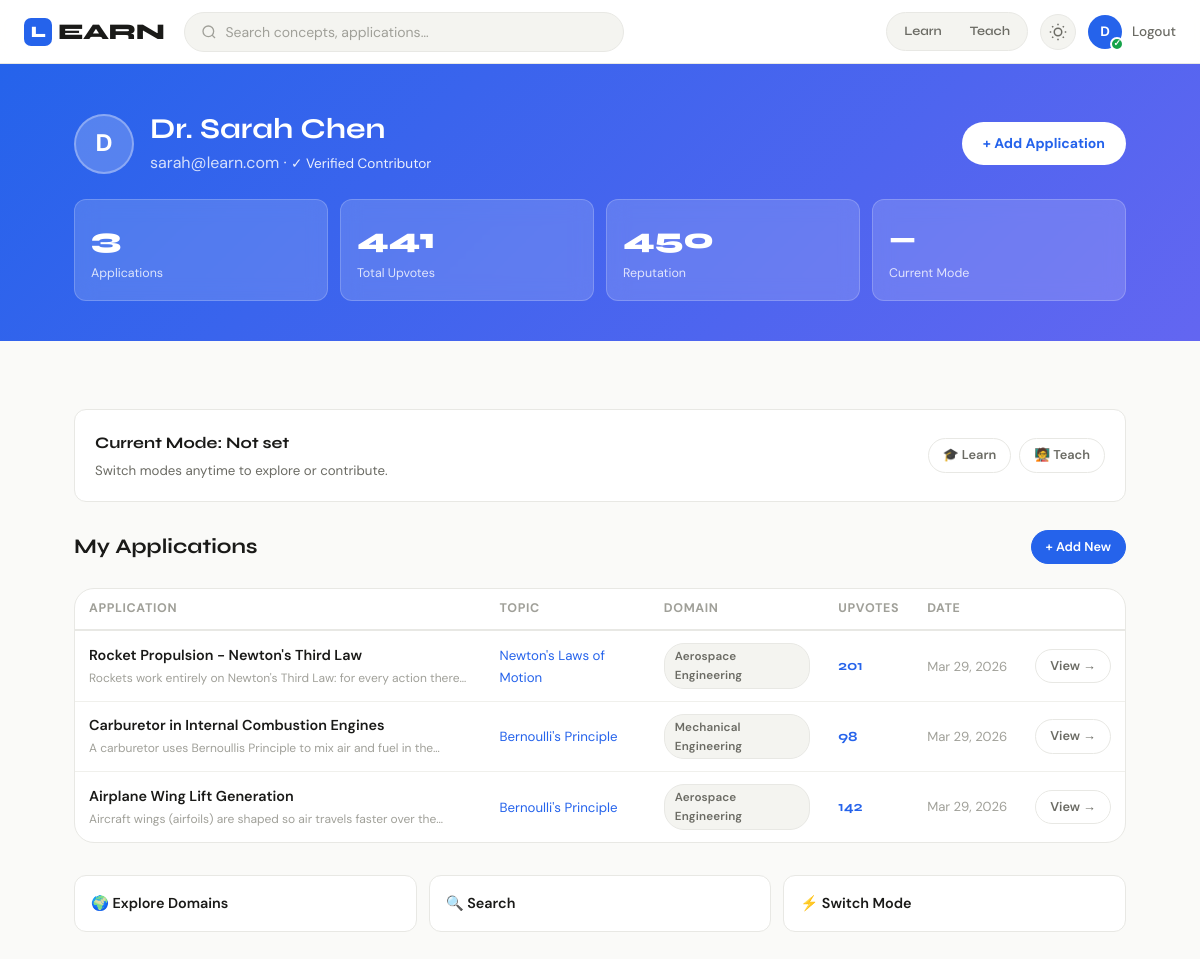
/dashboard (signed in), run on the app's committed database.
### models.py (models this page shows, shortened)
class User(UserMixin, db.Model):
    __tablename__ = 'users'
    id = db.Column(db.Integer, primary_key=True)
    name = db.Column(db.String(100), nullable=False)
    email = db.Column(db.String(150), unique=True, nullable=False)
    password_hash = db.Column(db.String(256), nullable=False)
    role = db.Column(db.String(20), default='user')  # 'user', 'admin'
    reputation = db.Column(db.Integer, default=0)
    is_verified = db.Column(db.Boolean, default=False)
    mode = db.Column(db.String(10), default=None)  # 'learn' or 'teach'
    created_at = db.Column(db.DateTime, default=datetime.utcnow)
    applications = db.relationship('Application', backref='author', lazy=True)
    comments = db.relationship('Comment', backref='author', lazy=True)
    votes = db.relationship('Vote', backref='voter', lazy=True)
    reports = db.relationship('Report', backref='reporter', lazy=True)

class Application(db.Model):
    __tablename__ = 'applications'
    id = db.Column(db.Integer, primary_key=True)
    topic_id = db.Column(db.Integer, db.ForeignKey('topics.id'), nullable=False)
    user_id = db.Column(db.Integer, db.ForeignKey('users.id'), nullable=False)
    title = db.Column(db.String(200), nullable=False)
    description = db.Column(db.Text, nullable=False)
    application_domain = db.Column(db.String(100))
    image_path = db.Column(db.String(300))
    video_url = db.Column(db.String(500))
    tags = db.Column(db.String(300))
    reference = db.Column(db.String(500))
    vote_count = db.Column(db.Integer, default=0)
    created_at = db.Column(db.DateTime, default=datetime.utcnow)
    is_approved = db.Column(db.Boolean, default=True)
    difficulty_level = db.Column(db.String(20), nullable=False, default='Fundamental')
    comments = db.relationship('Comment', backref='application', lazy=True, cascade='all, delete-orphan')
    votes = db.relationship('Vote', backref='application', lazy=True, cascade='all, delete-orphan')
    reports = db.relationship('Report', backref='application', lazy=True, cascade='all, delete-orphan')

class Topic(db.Model):
    __tablename__ = 'topics'
    id = db.Column(db.Integer, primary_key=True)
    name = db.Column(db.String(150), nullable=False)
    domain_id = db.Column(db.Integer, db.ForeignKey('domains.id'), nullable=False)
    explanation = db.Column(db.Text)
    applications = db.relationship('Application', backref='topic', lazy=True)

### routes/main_routes.py (the view)
@main_bp.route('/dashboard')
@login_required
def dashboard():
    user_apps = Application.query.filter_by(user_id=current_user.id).order_by(Application.created_at.desc()).all()
    total_votes = sum(a.vote_count for a in user_apps)
    return render_template('dashboard.html', user_apps=user_apps, total_votes=total_votes)

### templates/dashboard.html (shortened to what this page needs)
{% extends "base.html" %}
{% block content %}
<div class="dashboard-header">
  <div class="container">
    <div style="display:flex;align-items:center;gap:16px;flex-wrap:wrap;">
      <div style="width:60px;height:60px;background:rgba(255,255,255,0.2);border-radius:50%;display:flex;align-items:center;justify-content:center;font-size:1.5rem;font-weight:800;border:2px solid rgba(255,255,255,0.3);">
        {{ current_user.name[0].upper() }}
      </div>
      <div>
        <h1 style="font-size:1.8rem;margin-bottom:3px;">{{ current_user.name }}</h1>
        <p>
          {{ current_user.email }}
          {% if current_user.is_verified %}· <span style="color:rgba(255,255,255,0.9);font-size:0.85rem;">✓ Verified Contributor</span>{% endif %}
        </p>
      </div>
      <div style="margin-left:auto;">
        <a href="{{ url_for('app_routes.add_application') }}" class="btn" style="background:white;color:var(--accent);font-weight:700;">+ Add Application</a>
      </div>
    </div>
    <div class="dashboard-stat-cards">
      <div class="dash-stat-card">
        <div class="dash-stat-value">{{ user_apps | length }}</div>
        <div class="dash-stat-label">Applications</div>
      </div>
      <div class="dash-stat-card">
        <div class="dash-stat-value">{{ total_votes }}</div>
        <div class="dash-stat-label">Total Upvotes</div>
      </div>
      <div class="dash-stat-card">
        <div class="dash-stat-value">{{ current_user.reputation }}</div>
        <div class="dash-stat-label">Reputation</div>
      </div>
      <div class="dash-stat-card">
        <div class="dash-stat-value">{{ current_user.mode | capitalize if current_user.mode else '—' }}</div>
        <div class="dash-stat-label">Current Mode</div>
      </div>
    </div>
  </div>
</div>
<div class="container" style="padding-top:36px;padding-bottom:60px;">
  <div style="background:var(--bg-card);border:1px solid var(--border);border-radius:var(--radius);padding:20px;margin-bottom:28px;display:flex;align-items:center;justify-content:space-between;flex-wrap:wrap;gap:12px;">
    <div>
      <div style="font-family:var(--font-display);font-weight:700;margin-bottom:4px;">Current Mode: {{ current_user.mode | capitalize if current_user.mode else 'Not set' }}</div>
      <div style="font-size:0.83rem;color:var(--text-secondary);">Switch modes anytime to explore or contribute.</div>
    </div>
    <div style="display:flex;gap:8px;">
      <a href="{{ url_for('main.switch_mode', mode='learn') }}" class="btn {% if current_user.mode == 'learn' %}btn-primary{% else %}btn-ghost{% endif %} btn-sm">🎓 Learn</a>
      <a href="{{ url_for('main.switch_mode', mode='teach') }}" class="btn {% if current_user.mode == 'teach' %}btn-primary{% else %}btn-ghost{% endif %} btn-sm">🧑‍🏫 Teach</a>
    </div>
  </div>
  <div class="section-header">
    <h2 class="section-title">My Applications</h2>
    <a href="{{ url_for('app_routes.add_application') }}" class="btn btn-primary btn-sm">+ Add New</a>
  </div>
  {% if user_apps %}
  <div style="background:var(--bg-card);border:1px solid var(--border);border-radius:var(--radius-lg);overflow:hidden;">
    <table class="table">
      <thead>
        <tr>
          <th>Application</th>
          <th>Topic</th>
          <th>Domain</th>
          <th>Upvotes</th>
          <th>Date</th>
          <th></th>
        </tr>
      </thead>
      <tbody>
        {% for app in user_apps %}
        <tr>
          <td>
            <div style="font-weight:600;font-size:0.9rem;">{{ app.title }}</div>
            <div style="font-size:0.75rem;color:var(--text-muted);margin-top:2px;display:-webkit-box;-webkit-line-clamp:1;-webkit-box-orient:vertical;overflow:hidden;">{{ app.description[:80] }}…</div>
          </td>
          <td>
            <a href="{{ url_for('main.topic_detail', topic_id=app.topic_id) }}" style="color:var(--accent);font-size:0.83rem;">{{ app.topic.name }}</a>
          </td>
          <td>
            {% if app.application_domain %}
            <span class="tag">{{ app.application_domain }}</span>
            {% else %}—{% endif %}
          </td>
          <td>
            <span style="font-family:var(--font-display);font-weight:700;color:var(--accent);">{{ app.vote_count }}</span>
          </td>
          <td style="color:var(--text-muted);font-size:0.82rem;white-space:nowrap;">
            {{ app.created_at.strftime('%b %d, %Y') }}
          </td>
          <td>
            <a href="{{ url_for('app_routes.application_detail', app_id=app.id) }}" class="btn btn-ghost btn-sm">View →</a>
          </td>
        </tr>
        {% endfor %}
      </tbody>
    </table>
  </div>
  {% endif %}
  <div style="display:grid;grid-template-columns:repeat(auto-fit,minmax(200px,1fr));gap:12px;margin-top:32px;">
    <a href="{{ url_for('main.domains') }}" style="background:var(--bg-card);border:1px solid var(--border);border-radius:var(--radius);padding:16px;text-decoration:none;color:var(--text);display:flex;align-items:center;gap:10px;font-weight:600;font-size:0.9rem;transition:all var(--transition);" onmouseover="this.style.borderColor='var(--accent)'" onmouseout="this.style.borderColor='var(--border)'">
      🌍 Explore Domains
    </a>
    <a href="{{ url_for('main.search') }}" style="background:var(--bg-card);border:1px solid var(--border);border-radius:var(--radius);padding:16px;text-decoration:none;color:var(--text);display:flex;align-items:center;gap:10px;font-weight:600;font-size:0.9rem;transition:all var(--transition);" onmouseover="this.style.borderColor='var(--accent)'" onmouseout="this.style.borderColor='var(--border)'">
      🔍 Search
    </a>
    <a href="{{ url_for('main.mode_select') }}" style="background:var(--bg-card);border:1px solid var(--border);border-radius:var(--radius);padding:16px;text-decoration:none;color:var(--text);display:flex;align-items:center;gap:10px;font-weight:600;font-size:0.9rem;transition:all var(--transition);" onmouseover="this.style.borderColor='var(--accent)'" onmouseout="this.style.borderColor='var(--border)'">
      ⚡ Switch Mode
    </a>
  </div>
</div>
{% endblock %}

### templates/base.html (shortened to what this page needs)
<!DOCTYPE html>
<html lang="en" data-theme="light">
<head>
  <link rel="stylesheet" href="{{ url_for('static', filename='css/main.css') }}">
</head>
<body>
{% if current_user.is_authenticated %}
<nav class="navbar">
  <div class="nav-inner">
    <a href="{{ url_for('main.domains') }}" class="nav-logo">
      <span class="logo-mark">L</span>EARN
    </a>
    <div class="nav-center">
      <form action="{{ url_for('main.search') }}" method="get" class="nav-search-form" autocomplete="off">
        <div class="search-wrap">
          <svg width="16" height="16" viewBox="0 0 24 24" fill="none" stroke="currentColor" stroke-width="2"><circle cx="11" cy="11" r="8"/><path d="m21 21-4.35-4.35"/></svg>
          <input type="text" name="q" placeholder="Search concepts, applications…" id="globalSearch" value="{{ request.args.get('q', '') }}">
        </div>
      </form>
    </div>
    <div class="nav-right">
      <div class="mode-pill">
        <a href="{{ url_for('main.switch_mode', mode='learn') }}" class="mode-btn {% if current_user.mode == 'learn' %}active{% endif %}">Learn</a>
        <a href="{{ url_for('main.switch_mode', mode='teach') }}" class="mode-btn {% if current_user.mode == 'teach' %}active{% endif %}">Teach</a>
      </div>
      <button class="theme-toggle" id="themeToggle" title="Toggle dark mode">
      </button>
      <div class="nav-user">
        <a href="{{ url_for('main.dashboard') }}" class="user-avatar" title="{{ current_user.name }}">
          {{ current_user.name[0].upper() }}
          {% if current_user.is_verified %}<span class="verified-dot">✓</span>{% endif %}
        </a>
        <a href="{{ url_for('auth.logout') }}" class="nav-link">Logout</a>
      </div>
    </div>
  </div>
</nav>
{% endif %}
<main class="main-content">
  {% block content %}{% endblock %}
</main>
</body>
</html>

### data on the page
User: name "D", name "Dr. Sarah Chen", email "sarah@learn.com", reputation "450", mode "—", mode "Not set"
Application: title "Rocket Propulsion - Newton's Third Law", description "Rockets work entirely on Newton's Third Law: for every action…", topic.name "Newton's Laws of Motion", application_domain "Aerospace Engineering", vote_count "201", created_at "Mar 29, 2026"
Application: title "Carburetor in Internal Combustion Engines", description "A carburetor uses Bernoullis Principle to mix air and fuel in…", topic.name "Bernoulli's Principle", application_domain "Mechanical Engineering", vote_count "98", created_at "Mar 29, 2026"
Application: title "Airplane Wing Lift Generation", description "Aircraft wings (airfoils) are shaped so air travels faster over…", topic.name "Bernoulli's Principle", application_domain "Aerospace Engineering", vote_count "142", created_at "Mar 29, 2026"

### other printed values
{{ user_apps | length }} "3"
{{ total_votes }} "441"
